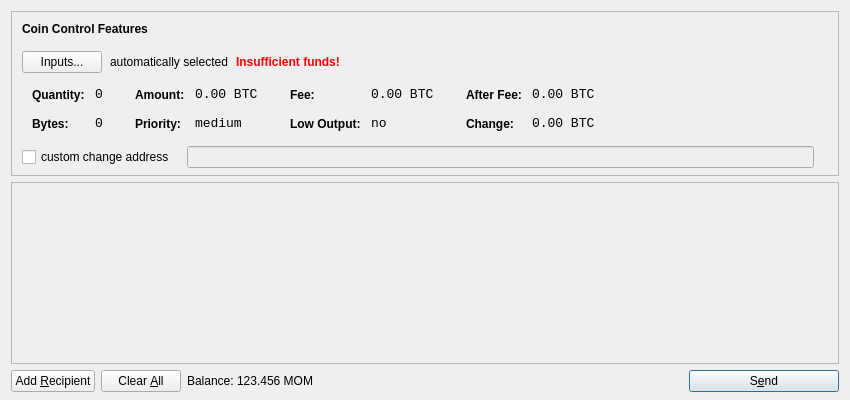
<?xml version="1.0" encoding="UTF-8"?>
<ui version="4.0">
 <class>SendCoinsDialog</class>
 <widget class="QDialog" name="SendCoinsDialog">
  <property name="geometry">
   <rect>
    <x>0</x>
    <y>0</y>
    <width>850</width>
    <height>400</height>
   </rect>
  </property>
  <property name="windowTitle">
   <string>Send Coins</string>
  </property>
  <layout class="QVBoxLayout" name="verticalLayout" stretch="0,1,0">
   <property name="bottomMargin">
    <number>8</number>
   </property>
   <item>
    <widget class="QFrame" name="frameCoinControl">
     <property name="sizePolicy">
      <sizepolicy hsizetype="Expanding" vsizetype="Expanding">
       <horstretch>0</horstretch>
       <verstretch>0</verstretch>
      </sizepolicy>
     </property>
     <property name="maximumSize">
      <size>
       <width>16777215</width>
       <height>16777215</height>
      </size>
     </property>
     <property name="frameShape">
      <enum>QFrame::StyledPanel</enum>
     </property>
     <property name="frameShadow">
      <enum>QFrame::Sunken</enum>
     </property>
     <layout class="QVBoxLayout" name="verticalLayoutCoinControl2">
      <property name="spacing">
       <number>-1</number>
      </property>
      <property name="leftMargin">
       <number>0</number>
      </property>
      <property name="topMargin">
       <number>0</number>
      </property>
      <property name="rightMargin">
       <number>0</number>
      </property>
      <property name="bottomMargin">
       <number>6</number>
      </property>
      <item>
       <layout class="QVBoxLayout" name="verticalLayoutCoinControl" stretch="0,0,0,0,1">
        <property name="spacing">
         <number>0</number>
        </property>
        <property name="leftMargin">
         <number>10</number>
        </property>
        <property name="topMargin">
         <number>10</number>
        </property>
        <item>
         <layout class="QHBoxLayout" name="horizontalLayoutCoinControl1">
          <property name="bottomMargin">
           <number>15</number>
          </property>
          <item>
           <widget class="QLabel" name="labelCoinControlFeatures">
            <property name="sizePolicy">
             <sizepolicy hsizetype="Preferred" vsizetype="Maximum">
              <horstretch>0</horstretch>
              <verstretch>0</verstretch>
             </sizepolicy>
            </property>
            <property name="font">
             <font>
              <weight>75</weight>
              <bold>true</bold>
             </font>
            </property>
            <property name="styleSheet">
             <string notr="true">font-weight:bold;</string>
            </property>
            <property name="text">
             <string>Coin Control Features</string>
            </property>
           </widget>
          </item>
         </layout>
        </item>
        <item>
         <layout class="QHBoxLayout" name="horizontalLayoutCoinControl2" stretch="0,0,0,0">
          <property name="spacing">
           <number>8</number>
          </property>
          <property name="bottomMargin">
           <number>10</number>
          </property>
          <item>
           <widget class="QPushButton" name="pushButtonCoinControl">
            <property name="styleSheet">
             <string notr="true"/>
            </property>
            <property name="text">
             <string>Inputs...</string>
            </property>
           </widget>
          </item>
          <item>
           <widget class="QLabel" name="labelCoinControlAutomaticallySelected">
            <property name="text">
             <string>automatically selected</string>
            </property>
            <property name="margin">
             <number>5</number>
            </property>
           </widget>
          </item>
          <item>
           <widget class="QLabel" name="labelCoinControlInsuffFunds">
            <property name="font">
             <font>
              <weight>75</weight>
              <bold>true</bold>
             </font>
            </property>
            <property name="styleSheet">
             <string notr="true">color:red;font-weight:bold;</string>
            </property>
            <property name="text">
             <string>Insufficient funds!</string>
            </property>
            <property name="margin">
             <number>5</number>
            </property>
           </widget>
          </item>
          <item>
           <spacer name="horizontalSpacerCoinControl">
            <property name="orientation">
             <enum>Qt::Horizontal</enum>
            </property>
            <property name="sizeHint" stdset="0">
             <size>
              <width>40</width>
              <height>1</height>
             </size>
            </property>
           </spacer>
          </item>
         </layout>
        </item>
        <item>
         <widget class="QWidget" name="widgetCoinControl" native="true">
          <property name="sizePolicy">
           <sizepolicy hsizetype="Preferred" vsizetype="Preferred">
            <horstretch>0</horstretch>
            <verstretch>0</verstretch>
           </sizepolicy>
          </property>
          <property name="minimumSize">
           <size>
            <width>0</width>
            <height>0</height>
           </size>
          </property>
          <property name="styleSheet">
           <string notr="true"/>
          </property>
          <layout class="QHBoxLayout" name="horizontalLayoutCoinControl5">
           <property name="margin">
            <number>0</number>
           </property>
           <item>
            <layout class="QHBoxLayout" name="horizontalLayoutCoinControl3" stretch="0,0,0,1">
             <property name="spacing">
              <number>20</number>
             </property>
             <property name="topMargin">
              <number>0</number>
             </property>
             <property name="bottomMargin">
              <number>10</number>
             </property>
             <item>
              <layout class="QFormLayout" name="formLayoutCoinControl1">
               <property name="horizontalSpacing">
                <number>10</number>
               </property>
               <property name="verticalSpacing">
                <number>14</number>
               </property>
               <property name="leftMargin">
                <number>10</number>
               </property>
               <property name="topMargin">
                <number>4</number>
               </property>
               <property name="rightMargin">
                <number>6</number>
               </property>
               <item row="0" column="0">
                <widget class="QLabel" name="labelCoinControlQuantityText">
                 <property name="styleSheet">
                  <string notr="true">font-weight:bold;</string>
                 </property>
                 <property name="text">
                  <string>Quantity:</string>
                 </property>
                 <property name="margin">
                  <number>0</number>
                 </property>
                </widget>
               </item>
               <item row="0" column="1">
                <widget class="QLabel" name="labelCoinControlQuantity">
                 <property name="font">
                  <font>
                   <family>Monospace</family>
                   <pointsize>10</pointsize>
                  </font>
                 </property>
                 <property name="cursor">
                  <cursorShape>IBeamCursor</cursorShape>
                 </property>
                 <property name="contextMenuPolicy">
                  <enum>Qt::ActionsContextMenu</enum>
                 </property>
                 <property name="text">
                  <string notr="true">0</string>
                 </property>
                 <property name="margin">
                  <number>0</number>
                 </property>
                 <property name="textInteractionFlags">
                  <set>Qt::LinksAccessibleByMouse|Qt::TextSelectableByKeyboard|Qt::TextSelectableByMouse</set>
                 </property>
                </widget>
               </item>
               <item row="1" column="0">
                <widget class="QLabel" name="labelCoinControlBytesText">
                 <property name="styleSheet">
                  <string notr="true">font-weight:bold;</string>
                 </property>
                 <property name="text">
                  <string>Bytes:</string>
                 </property>
                </widget>
               </item>
               <item row="1" column="1">
                <widget class="QLabel" name="labelCoinControlBytes">
                 <property name="font">
                  <font>
                   <family>Monospace</family>
                   <pointsize>10</pointsize>
                  </font>
                 </property>
                 <property name="cursor">
                  <cursorShape>IBeamCursor</cursorShape>
                 </property>
                 <property name="contextMenuPolicy">
                  <enum>Qt::ActionsContextMenu</enum>
                 </property>
                 <property name="text">
                  <string notr="true">0</string>
                 </property>
                 <property name="textInteractionFlags">
                  <set>Qt::LinksAccessibleByMouse|Qt::TextSelectableByKeyboard|Qt::TextSelectableByMouse</set>
                 </property>
                </widget>
               </item>
              </layout>
             </item>
             <item>
              <layout class="QFormLayout" name="formLayoutCoinControl2">
               <property name="horizontalSpacing">
                <number>10</number>
               </property>
               <property name="verticalSpacing">
                <number>14</number>
               </property>
               <property name="leftMargin">
                <number>6</number>
               </property>
               <property name="topMargin">
                <number>4</number>
               </property>
               <property name="rightMargin">
                <number>6</number>
               </property>
               <item row="0" column="0">
                <widget class="QLabel" name="labelCoinControlAmountText">
                 <property name="styleSheet">
                  <string notr="true">font-weight:bold;</string>
                 </property>
                 <property name="text">
                  <string>Amount:</string>
                 </property>
                 <property name="margin">
                  <number>0</number>
                 </property>
                </widget>
               </item>
               <item row="0" column="1">
                <widget class="QLabel" name="labelCoinControlAmount">
                 <property name="font">
                  <font>
                   <family>Monospace</family>
                   <pointsize>10</pointsize>
                  </font>
                 </property>
                 <property name="cursor">
                  <cursorShape>IBeamCursor</cursorShape>
                 </property>
                 <property name="contextMenuPolicy">
                  <enum>Qt::ActionsContextMenu</enum>
                 </property>
                 <property name="text">
                  <string notr="true">0.00 BTC</string>
                 </property>
                 <property name="textInteractionFlags">
                  <set>Qt::LinksAccessibleByMouse|Qt::TextSelectableByKeyboard|Qt::TextSelectableByMouse</set>
                 </property>
                </widget>
               </item>
               <item row="1" column="0">
                <widget class="QLabel" name="labelCoinControlPriorityText">
                 <property name="styleSheet">
                  <string notr="true">font-weight:bold;</string>
                 </property>
                 <property name="text">
                  <string>Priority:</string>
                 </property>
                </widget>
               </item>
               <item row="1" column="1">
                <widget class="QLabel" name="labelCoinControlPriority">
                 <property name="font">
                  <font>
                   <family>Monospace</family>
                   <pointsize>10</pointsize>
                  </font>
                 </property>
                 <property name="cursor">
                  <cursorShape>IBeamCursor</cursorShape>
                 </property>
                 <property name="contextMenuPolicy">
                  <enum>Qt::ActionsContextMenu</enum>
                 </property>
                 <property name="text">
                  <string>medium</string>
                 </property>
                 <property name="textInteractionFlags">
                  <set>Qt::LinksAccessibleByMouse|Qt::TextSelectableByKeyboard|Qt::TextSelectableByMouse</set>
                 </property>
                </widget>
               </item>
              </layout>
             </item>
             <item>
              <layout class="QFormLayout" name="formLayoutCoinControl3">
               <property name="horizontalSpacing">
                <number>10</number>
               </property>
               <property name="verticalSpacing">
                <number>14</number>
               </property>
               <property name="leftMargin">
                <number>6</number>
               </property>
               <property name="topMargin">
                <number>4</number>
               </property>
               <property name="rightMargin">
                <number>6</number>
               </property>
               <item row="0" column="0">
                <widget class="QLabel" name="labelCoinControlFeeText">
                 <property name="styleSheet">
                  <string notr="true">font-weight:bold;</string>
                 </property>
                 <property name="text">
                  <string>Fee:</string>
                 </property>
                 <property name="margin">
                  <number>0</number>
                 </property>
                </widget>
               </item>
               <item row="0" column="1">
                <widget class="QLabel" name="labelCoinControlFee">
                 <property name="font">
                  <font>
                   <family>Monospace</family>
                   <pointsize>10</pointsize>
                  </font>
                 </property>
                 <property name="cursor">
                  <cursorShape>IBeamCursor</cursorShape>
                 </property>
                 <property name="contextMenuPolicy">
                  <enum>Qt::ActionsContextMenu</enum>
                 </property>
                 <property name="text">
                  <string notr="true">0.00 BTC</string>
                 </property>
                 <property name="textInteractionFlags">
                  <set>Qt::LinksAccessibleByMouse|Qt::TextSelectableByKeyboard|Qt::TextSelectableByMouse</set>
                 </property>
                </widget>
               </item>
               <item row="1" column="0">
                <widget class="QLabel" name="labelCoinControlLowOutputText">
                 <property name="styleSheet">
                  <string notr="true">font-weight:bold;</string>
                 </property>
                 <property name="text">
                  <string>Low Output:</string>
                 </property>
                </widget>
               </item>
               <item row="1" column="1">
                <widget class="QLabel" name="labelCoinControlLowOutput">
                 <property name="font">
                  <font>
                   <family>Monospace</family>
                   <pointsize>10</pointsize>
                  </font>
                 </property>
                 <property name="cursor">
                  <cursorShape>IBeamCursor</cursorShape>
                 </property>
                 <property name="contextMenuPolicy">
                  <enum>Qt::ActionsContextMenu</enum>
                 </property>
                 <property name="text">
                  <string>no</string>
                 </property>
                 <property name="textInteractionFlags">
                  <set>Qt::LinksAccessibleByMouse|Qt::TextSelectableByKeyboard|Qt::TextSelectableByMouse</set>
                 </property>
                </widget>
               </item>
              </layout>
             </item>
             <item>
              <layout class="QFormLayout" name="formLayoutCoinControl4">
               <property name="horizontalSpacing">
                <number>10</number>
               </property>
               <property name="verticalSpacing">
                <number>14</number>
               </property>
               <property name="leftMargin">
                <number>6</number>
               </property>
               <property name="topMargin">
                <number>4</number>
               </property>
               <property name="rightMargin">
                <number>6</number>
               </property>
               <item row="0" column="0">
                <widget class="QLabel" name="labelCoinControlAfterFeeText">
                 <property name="styleSheet">
                  <string notr="true">font-weight:bold;</string>
                 </property>
                 <property name="text">
                  <string>After Fee:</string>
                 </property>
                 <property name="margin">
                  <number>0</number>
                 </property>
                </widget>
               </item>
               <item row="0" column="1">
                <widget class="QLabel" name="labelCoinControlAfterFee">
                 <property name="font">
                  <font>
                   <family>Monospace</family>
                   <pointsize>10</pointsize>
                  </font>
                 </property>
                 <property name="cursor">
                  <cursorShape>IBeamCursor</cursorShape>
                 </property>
                 <property name="contextMenuPolicy">
                  <enum>Qt::ActionsContextMenu</enum>
                 </property>
                 <property name="text">
                  <string notr="true">0.00 BTC</string>
                 </property>
                 <property name="textInteractionFlags">
                  <set>Qt::LinksAccessibleByMouse|Qt::TextSelectableByKeyboard|Qt::TextSelectableByMouse</set>
                 </property>
                </widget>
               </item>
               <item row="1" column="0">
                <widget class="QLabel" name="labelCoinControlChangeText">
                 <property name="styleSheet">
                  <string notr="true">font-weight:bold;</string>
                 </property>
                 <property name="text">
                  <string>Change:</string>
                 </property>
                </widget>
               </item>
               <item row="1" column="1">
                <widget class="QLabel" name="labelCoinControlChange">
                 <property name="font">
                  <font>
                   <family>Monospace</family>
                   <pointsize>10</pointsize>
                  </font>
                 </property>
                 <property name="cursor">
                  <cursorShape>IBeamCursor</cursorShape>
                 </property>
                 <property name="contextMenuPolicy">
                  <enum>Qt::ActionsContextMenu</enum>
                 </property>
                 <property name="text">
                  <string notr="true">0.00 BTC</string>
                 </property>
                 <property name="textInteractionFlags">
                  <set>Qt::LinksAccessibleByMouse|Qt::TextSelectableByKeyboard|Qt::TextSelectableByMouse</set>
                 </property>
                </widget>
               </item>
              </layout>
             </item>
            </layout>
           </item>
          </layout>
         </widget>
        </item>
        <item>
         <layout class="QHBoxLayout" name="horizontalLayoutCoinControl4" stretch="0,0,0">
          <property name="spacing">
           <number>12</number>
          </property>
          <property name="sizeConstraint">
           <enum>QLayout::SetDefaultConstraint</enum>
          </property>
          <property name="topMargin">
           <number>5</number>
          </property>
          <property name="rightMargin">
           <number>5</number>
          </property>
          <item>
           <widget class="QCheckBox" name="checkBoxCoinControlChange">
            <property name="text">
             <string>custom change address</string>
            </property>
           </widget>
          </item>
          <item>
           <widget class="QLineEdit" name="lineEditCoinControlChange">
            <property name="enabled">
             <bool>false</bool>
            </property>
            <property name="sizePolicy">
             <sizepolicy hsizetype="Expanding" vsizetype="Fixed">
              <horstretch>0</horstretch>
              <verstretch>0</verstretch>
             </sizepolicy>
            </property>
           </widget>
          </item>
          <item>
           <widget class="QLabel" name="labelCoinControlChangeLabel">
            <property name="sizePolicy">
             <sizepolicy hsizetype="Preferred" vsizetype="Expanding">
              <horstretch>0</horstretch>
              <verstretch>0</verstretch>
             </sizepolicy>
            </property>
            <property name="minimumSize">
             <size>
              <width>0</width>
              <height>0</height>
             </size>
            </property>
            <property name="text">
             <string/>
            </property>
            <property name="margin">
             <number>3</number>
            </property>
           </widget>
          </item>
         </layout>
        </item>
        <item>
         <spacer name="verticalSpacerCoinControl">
          <property name="orientation">
           <enum>Qt::Vertical</enum>
          </property>
          <property name="sizeHint" stdset="0">
           <size>
            <width>800</width>
            <height>1</height>
           </size>
          </property>
         </spacer>
        </item>
       </layout>
      </item>
     </layout>
    </widget>
   </item>
   <item>
    <widget class="QScrollArea" name="scrollArea">
     <property name="widgetResizable">
      <bool>true</bool>
     </property>
     <widget class="QWidget" name="scrollAreaWidgetContents">
      <property name="geometry">
       <rect>
        <x>0</x>
        <y>0</y>
        <width>830</width>
        <height>165</height>
       </rect>
      </property>
      <layout class="QVBoxLayout" name="verticalLayout_2">
       <property name="margin">
        <number>0</number>
       </property>
       <item>
        <layout class="QVBoxLayout" name="entries">
         <property name="spacing">
          <number>6</number>
         </property>
        </layout>
       </item>
       <item>
        <spacer name="verticalSpacer">
         <property name="orientation">
          <enum>Qt::Vertical</enum>
         </property>
         <property name="sizeHint" stdset="0">
          <size>
           <width>20</width>
           <height>40</height>
          </size>
         </property>
        </spacer>
       </item>
      </layout>
     </widget>
    </widget>
   </item>
   <item>
    <layout class="QHBoxLayout" name="horizontalLayout">
     <item>
      <widget class="QPushButton" name="addButton">
       <property name="toolTip">
        <string>Send to multiple recipients at once</string>
       </property>
       <property name="text">
        <string>Add &amp;Recipient</string>
       </property>
       <property name="icon">
        <iconset resource="../bitcoin.qrc">
         <normaloff>:/icons/add</normaloff>:/icons/add</iconset>
       </property>
       <property name="autoDefault">
        <bool>false</bool>
       </property>
      </widget>
     </item>
     <item>
      <widget class="QPushButton" name="clearButton">
       <property name="sizePolicy">
        <sizepolicy hsizetype="Minimum" vsizetype="Fixed">
         <horstretch>0</horstretch>
         <verstretch>0</verstretch>
        </sizepolicy>
       </property>
       <property name="toolTip">
        <string>Remove all transaction fields</string>
       </property>
       <property name="text">
        <string>Clear &amp;All</string>
       </property>
       <property name="icon">
        <iconset resource="../bitcoin.qrc">
         <normaloff>:/icons/remove</normaloff>:/icons/remove</iconset>
       </property>
       <property name="autoRepeatDelay">
        <number>300</number>
       </property>
       <property name="autoDefault">
        <bool>false</bool>
       </property>
      </widget>
     </item>
     <item>
      <layout class="QHBoxLayout" name="horizontalLayout_2">
       <property name="spacing">
        <number>3</number>
       </property>
       <item>
        <widget class="QLabel" name="label">
         <property name="text">
          <string>Balance:</string>
         </property>
        </widget>
       </item>
       <item>
        <widget class="QLabel" name="labelBalance">
         <property name="cursor">
          <cursorShape>IBeamCursor</cursorShape>
         </property>
         <property name="text">
          <string>123.456 MOM</string>
         </property>
         <property name="textInteractionFlags">
          <set>Qt::LinksAccessibleByMouse|Qt::TextSelectableByKeyboard|Qt::TextSelectableByMouse</set>
         </property>
        </widget>
       </item>
      </layout>
     </item>
     <item>
      <spacer name="horizontalSpacer">
       <property name="orientation">
        <enum>Qt::Horizontal</enum>
       </property>
       <property name="sizeHint" stdset="0">
        <size>
         <width>40</width>
         <height>20</height>
        </size>
       </property>
      </spacer>
     </item>
     <item>
      <widget class="QPushButton" name="sendButton">
       <property name="minimumSize">
        <size>
         <width>150</width>
         <height>0</height>
        </size>
       </property>
       <property name="toolTip">
        <string>Confirm the send action</string>
       </property>
       <property name="text">
        <string>S&amp;end</string>
       </property>
       <property name="icon">
        <iconset resource="../bitcoin.qrc">
         <normaloff>:/icons/send</normaloff>:/icons/send</iconset>
       </property>
       <property name="default">
        <bool>true</bool>
       </property>
      </widget>
     </item>
    </layout>
   </item>
  </layout>
 </widget>
 <resources>
  <include location="../bitcoin.qrc"/>
 </resources>
 <connections/>
</ui>
